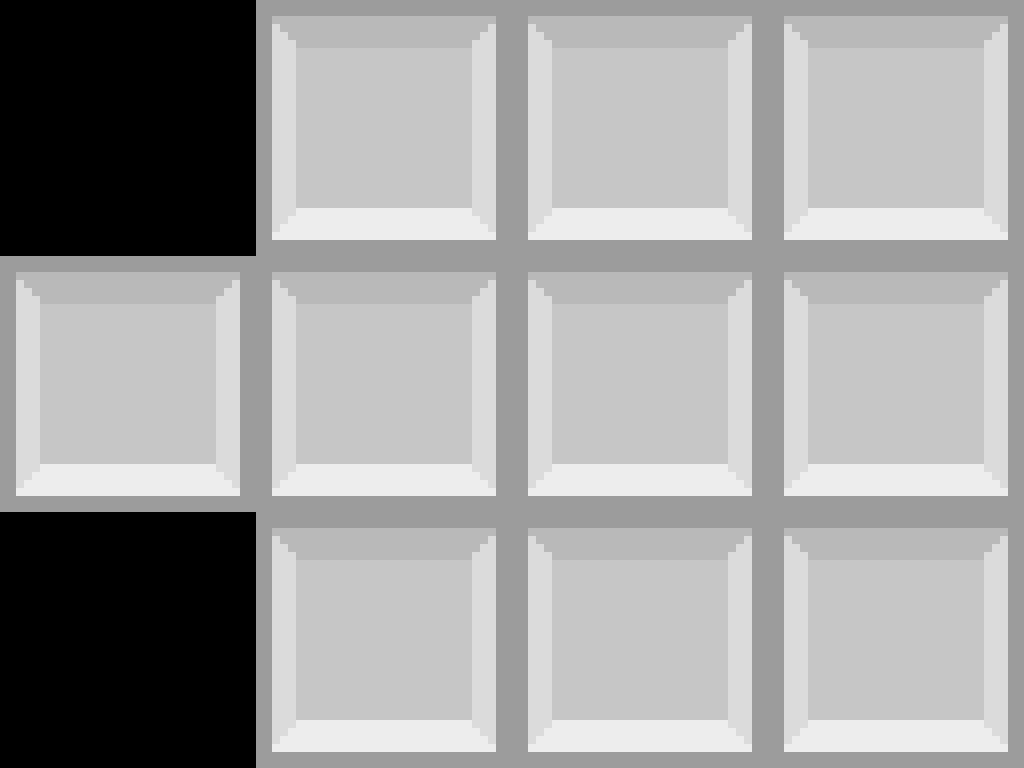

Rendered tile map (Tiled .tmx) drawn with the repository's tilesets; below, a short description and the full map source, tile grids included:
An orthogonal 4x3 tile map with 256x256 px tiles, 1 tile layer (Floor).

<map version="1.4" tiledversion="1.4.1" orientation="orthogonal" renderorder="right-down" width="4" height="3" tilewidth="256" tileheight="256" infinite="0" nextlayerid="4" nextobjectid="1">
 <tileset firstgid="1" source="../prototypeSet.tsx" />
 <layer id="1" name="Floor" width="4" height="3">
  <data encoding="csv">
0,1,1,1,
1,1,1,1,
0,1,1,1
</data>
 </layer>
</map>
